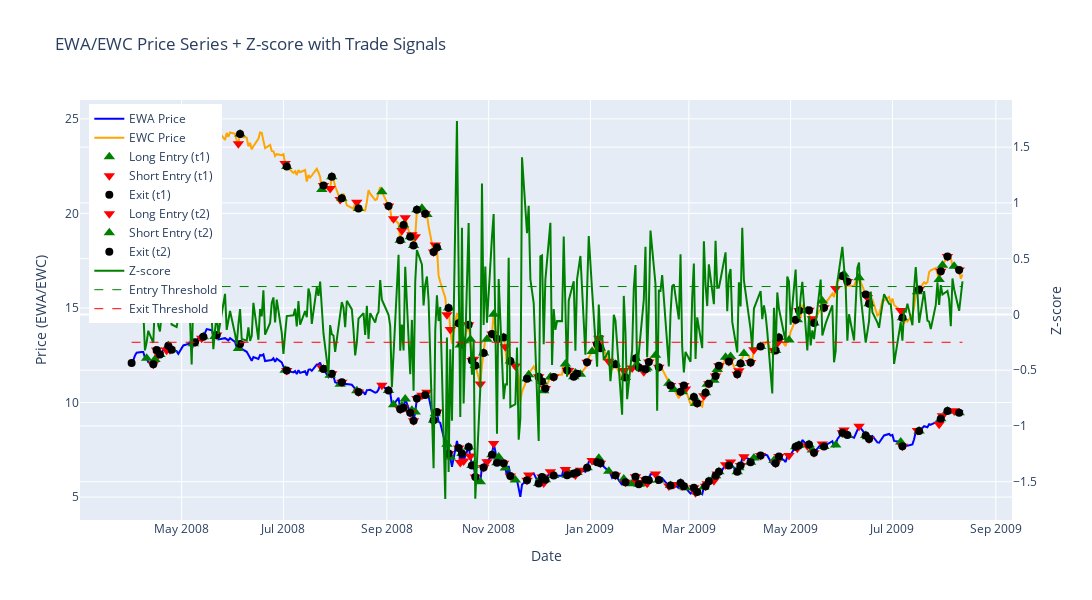

Source (notebook cell):
### Code cell
# Plot trade markers on price
long_signals = ledger[(ledger['position'].diff() == 1)]
short_signals = ledger[(ledger['position'].diff() == -1)]
exit_signals = ledger[(ledger['position'].diff() != 0) & (ledger['position'] == 0)]

import plotly.graph_objects as go

fig = go.Figure()

# --- Left y-axis: Price series t1 ---
fig.add_trace(go.Scatter(
    x=data.index, y=data[t1],
    mode='lines',
    name=f'{t1} Price',
    line=dict(color='blue'),
    yaxis='y1'
))

# --- Left y-axis: Price series t2 ---
fig.add_trace(go.Scatter(
    x=data.index, y=data[t2],
    mode='lines',
    name=f'{t2} Price',
    line=dict(color='orange'),
    yaxis='y1'
))

# --- Trade markers ---
fig.add_trace(go.Scatter(
    x=long_signals.index, y=data.loc[long_signals.index, t1],
    mode='markers',
    marker=dict(symbol='triangle-up', color='green', size=10),
    name='Long Entry (t1)',
    yaxis='y1'
))

fig.add_trace(go.Scatter(
    x=short_signals.index, y=data.loc[short_signals.index, t1],
    mode='markers',
    marker=dict(symbol='triangle-down', color='red', size=10),
    name='Short Entry (t1)',
    yaxis='y1'
))

fig.add_trace(go.Scatter(
    x=exit_signals.index, y=data.loc[exit_signals.index, t1],
    mode='markers',
    marker=dict(symbol='circle', color='black', size=8),
    name='Exit (t1)',
    yaxis='y1'
))

fig.add_trace(go.Scatter(
    x=long_signals.index, y=data.loc[long_signals.index, t2],
    mode='markers',
    marker=dict(symbol='triangle-down', color='red', size=10),
    name='Long Entry (t2)',
    yaxis='y1'
))

fig.add_trace(go.Scatter(
    x=short_signals.index, y=data.loc[short_signals.index, t2],
    mode='markers',
    marker=dict(symbol='triangle-up', color='green', size=10),
    name='Short Entry (t2)',
    yaxis='y1'
))

fig.add_trace(go.Scatter(
    x=exit_signals.index, y=data.loc[exit_signals.index, t2],
    mode='markers',
    marker=dict(symbol='circle', color='black', size=8),
    name='Exit (t2)',
    yaxis='y1'
))

# --- Z-score on secondary y-axis ---
fig.add_trace(go.Scatter(
    x=z_score.index, y=z_score,
    mode='lines',
    name='Z-score',
    line=dict(color='green', dash='solid'),
    yaxis='y2'
))

# Threshold lines
for val, color, dash, label in [
    (entry_std_score, 'green', 'dash', 'Entry Threshold'),
    (-exit_std_score, 'red', 'dash', 'Exit Threshold')
]:
    fig.add_trace(go.Scatter(
        x=[data.index.min(), data.index.max()],
        y=[val, val],
        mode='lines',
        line=dict(color=color, dash=dash, width=1),
        name=label if label else '_nolegend_',
        yaxis='y2'
    ))

# --- Layout ---
fig.update_layout(
    title=f'{t1}/{t2} Price Series + Z-score with Trade Signals',
    xaxis=dict(title='Date'),
    yaxis=dict(title=f'Price ({t1}/{t2})', side='left'),
    yaxis2=dict(title='Z-score', overlaying='y', side='right'),
    legend=dict(x=0.01, y=0.99),
    width=1700,
    height=600
)

fig.show()
